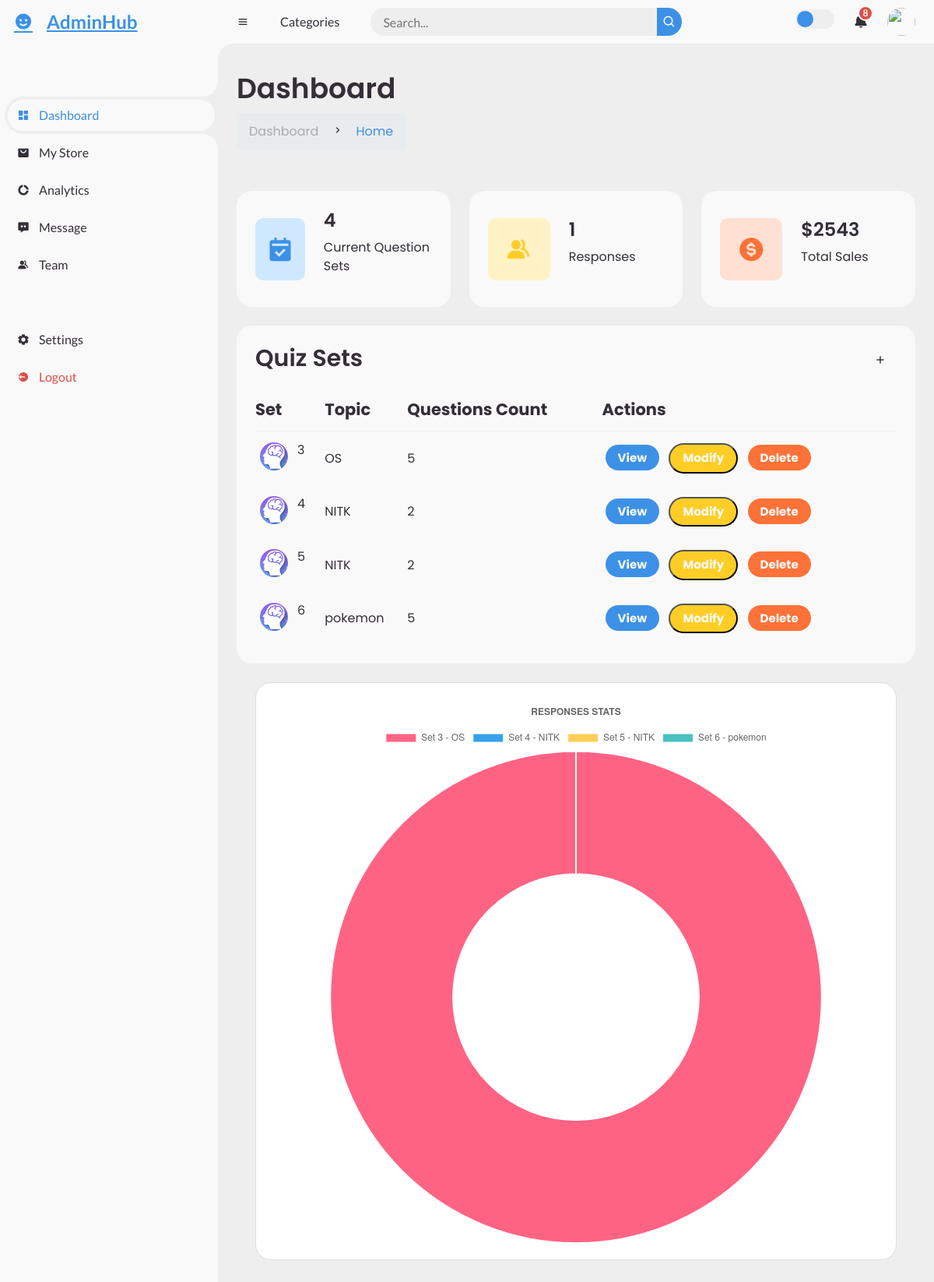
Before: / with the older database file.
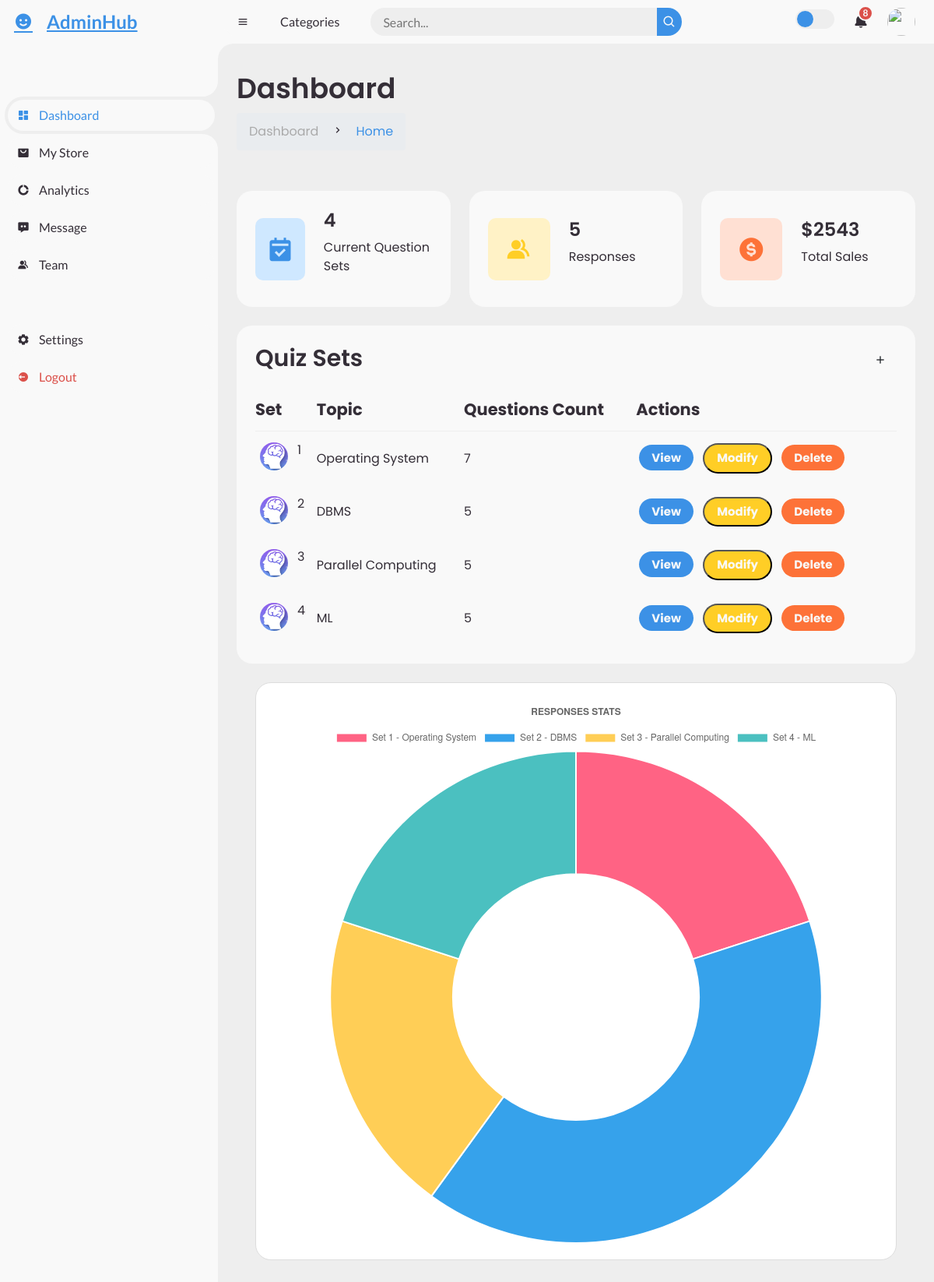
After: the same page with the newer database file.
### Discord_admin/models.py (models this page shows, shortened)
class quizsets(models.Model):
    set_number = models.IntegerField(primary_key=True, default=0)
    topic = models.CharField(max_length=50)
    answer_key = models.CharField(max_length=100, null=True)
    question_count = models.IntegerField(default=0)

### Discord_admin/views.py (the view)
# urls.py: path("", views.dashboard, name= 'dashboard'),
def dashboard(request):
    q = quizsets.objects.all()
    c = q.count()
    c1 = resposnes.objects.all().count()
    chart_context = chart_view()
    context = {"q":q, 'c':c, 'c1':c1, }
    context.update(chart_context)
    return render(request, 'dashboard.html', context)

### Discord_admin/views.py (called while the page is built)
def chart_view():
    response_counts = (
        quizsets.objects.annotate(response_count=Count('responses'))
        .values('set_number', 'topic', 'response_count')
    )
    labels = []
    data = []
    for item in response_counts:
        labels.append(f"Set {item['set_number']} - {item['topic']}")
        data.append(item['response_count'])
    context = {
        'labels': labels,
        'data': data,
    }
    return context

### Discord_admin/templates/dashboard.html (shortened to what this page needs)
{% load static %}
<!DOCTYPE html>
<html lang="en">
<head>
	<link href='https://unpkg.com/boxicons@2.0.9/css/boxicons.min.css' rel='stylesheet'>
	<link href="https://stackpath.bootstrapcdn.com/bootstrap/4.5.2/css/bootstrap.min.css" rel="stylesheet">
</head>
</head>
<body>
	<section id="sidebar">
		<a href="#" class="brand">
			<i class='bx bxs-smile'></i>
			<span class="text">AdminHub</span>
		</a>
		<ul class="side-menu top">
			<li class="active">
				<a href="#">
					<i class='bx bxs-dashboard' ></i>
					<span class="text">Dashboard</span>
				</a>
			</li>
			<li>
				<a href="#">
					<i class='bx bxs-shopping-bag-alt' ></i>
					<span class="text">My Store</span>
				</a>
			</li>
			<li>
				<a href="#">
					<i class='bx bxs-doughnut-chart' ></i>
					<span class="text">Analytics</span>
				</a>
			</li>
			<li>
				<a href="#">
					<i class='bx bxs-message-dots' ></i>
					<span class="text">Message</span>
				</a>
			</li>
			<li>
				<a href="#">
					<i class='bx bxs-group' ></i>
					<span class="text">Team</span>
				</a>
			</li>
		</ul>
		<ul class="side-menu">
			<li>
				<a href="#">
					<i class='bx bxs-cog' ></i>
					<span class="text">Settings</span>
				</a>
			</li>
			<li>
				<a href="#" class="logout">
					<i class='bx bxs-log-out-circle' ></i>
					<span class="text">Logout</span>
				</a>
			</li>
		</ul>
	</section>
	<section id="content">
		<nav>
			<i class='bx bx-menu' ></i>
			<a href="#" class="nav-link">Categories</a>
			<form action="#">
				<div class="form-input">
					<input type="search" placeholder="Search...">
					<button type="submit" class="search-btn"><i class='bx bx-search' ></i></button>
				</div>
			</form>
			<label for="switch-mode" class="switch-mode"></label>
			<a href="#" class="notification">
				<i class='bx bxs-bell' ></i>
				<span class="num">8</span>
			</a>
			<a href="#" class="profile">
				<img src="img/people.png">
			</a>
		</nav>
		<main>
			<div class="head-title">
				<div class="left">
					<h1>Dashboard</h1>
					<ul class="breadcrumb">
						<li>
							<a href="#">Dashboard</a>
						</li>
						<li><i class='bx bx-chevron-right'></i></li>
						<li>
							<a class="active" href="#">Home</a>
						</li>
					</ul>
				</div>
			</div>
			<ul class="box-info">
				<li>
					<i class='bx bxs-calendar-check'></i>
					<span class="text">
						<h3>{{c}}</h3>
						<p>Current Question Sets</p>
					</span>
				</li>
				<li>
					<i class='bx bxs-group'></i>
					<span class="text">
						<h3>{{c1}}</h3>
						<p>Responses</p>
					</span>
				</li>
				<li>
					<i class='bx bxs-dollar-circle'></i>
					<span class="text">
						<h3>$2543</h3>
						<p>Total Sales</p>
					</span>
				</li>
			</ul>
			<div class="table-data">
				<div class="order">
					<div class="head">
						<h3>Quiz Sets</h3>
						<button class="btn" data-toggle="modal" data-target="#quizSetModal">
							<i class='bx bx-plus'></i>
						</button>
					</div>
					<table>
						<thead>
							<tr>
								<th>Set</th>
								<th>Topic</th>
								<th>Questions Count</th>
								<th>Actions</th>
							</tr>
						</thead>
						<tbody>
							{% for x in q %}
							<tr>
								<td>
									<img src="{% static '/images/1.png' %}" alt="">
									<p>{{ x.set_number }}</p>
								</td>
								<td>{{ x.topic }}</td>
								<td>{{ x.question_count }}</td>
								<td>
									<a href="{% url 'view' x.set_number %}" class="status completed">View</a>
									<button class="status process" data-toggle="modal" data-target="#q" >Modify</button>
									<a href="{% url 'delete_set' x.set_number %}" class="status pending" onclick="return confirm('Are you sure you want to delete this item?');">Delete</a>
								</td>
							</tr>
							{% endfor %}
						</tbody>
					</table>
				</div>
			</div>
			<div class="chart-container">
				<canvas id="myChart" width="100" height="700"></canvas>
			</div>
		</main>
	<script>
		const ctx = document.getElementById('myChart');
		const data = {
			labels: {{ labels|safe }},
			datasets: [
				{
					label: 'Number of Responses',
					data: {{ data|safe }},
					backgroundColor: ['#FF6384', '#36A2EB', '#FFCE56', '#4BC0C0', '#9966FF'],  // Optional: colors for each segment
				},
			]
		};
		const config = {
			type: 'doughnut',
			data: data,
			options: {
			  responsive: true,
			  maintainAspectRatio: false,
			  plugins: {
				legend: {
				  position: 'top',
				},
				title: {
				  display: true,
				  text: 'RESPONSES STATS'
				},
			  },
			},
		  };
		new Chart(ctx, config);
	</script>
</body>
</html>

Changed rows visible on the page:
removed quizsets: set_number "5", topic "NITK", question_count "2"
removed quizsets: set_number "6", topic "pokemon", question_count "5"
added quizsets: set_number "1", topic "Operating System", question_count "7"
added quizsets: set_number "2", topic "DBMS", question_count "5"
changed quizsets id 3: topic "OS" → "Parallel Computing"
changed quizsets id 4: topic "NITK" → "ML"; question_count "2" → "5"
Other visible differences:
{{ c1 }}: "1" → "5"
chart data {{ data|safe }}: [1, 0, 0, 0] → [1, 2, 1, 1]
